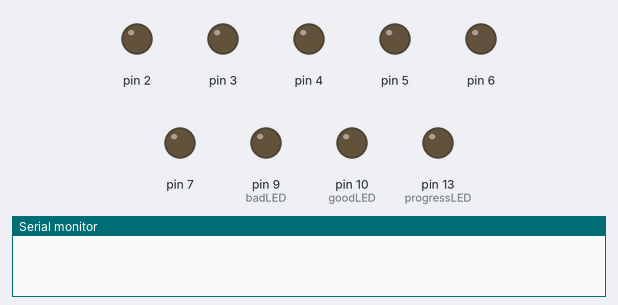
Bench run of a sketch on a simulated Arduino Uno, built with avr-gcc and run on an emulated ATmega328P. Parts: output pins drawn as LEDs (lit = HIGH), the last lines printed to the serial monitor.

Above: at 0.1 s.
At 30.1 s:
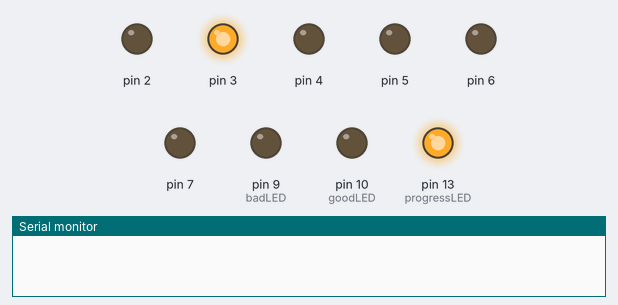
At 32.1 s:
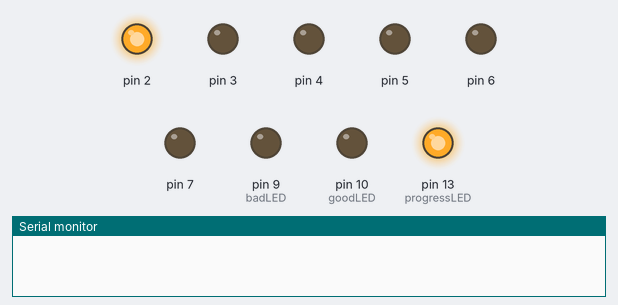
At 35.1 s:
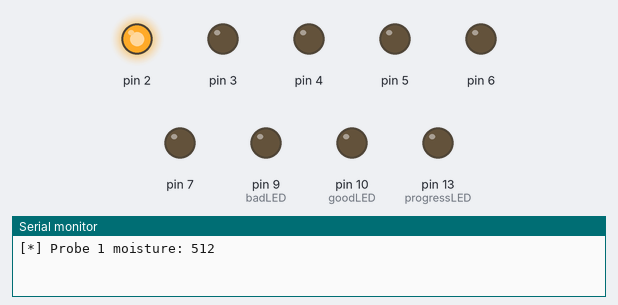
Timing chart, 0 to 36.6 s (numbered marks = the images above):
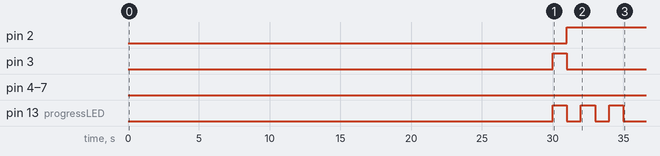

The sketch:

mositure3_all_probes.ino
```cpp
//analog settings
#define p1_input 0
#define p1_div_top 2
#define p1_div_bottom 3
#define p2_input 1
#define p2_div_top 4
#define p2_div_bottom 5
#define p3_input 2
#define p3_div_top 6
#define p3_div_bottom 7
//leds
int progressLED = 13;
int badLED = 9;
int goodLED = 10;
//analog pins
const int probe1 = 0; // Analog pin 0
const int probe2 = 1; // an. pin 2
const int probe3 = 2; // an. pin 3
// reply #7 is where this code comes from
//http://forum.arduino.cc/index.php/topic,37975.0.html
/*


           digital 2---*
                 |
                 \
                 /
                 \ R1
                 /
                 |
                 |
         analog 0----*
                 |
                 |
                 *----> nail 1

                 *----> nail 2
                 |
                 |
                 |
           digital 3---*
*/

//moisture levels
const int air = 0;
const int damp = 250;
const int wet = 300;
//
int moisture; // analogical value obtained from the experiment

int SoilMoisture(int top, int bottom,int probe){
  int reading;
  digitalWrite(progressLED, HIGH);
  //digitalWrite(goodLED, LOW);// clear leds
  //digitalWrite(badLED, LOW);

  // set driver pins to outputs
  pinMode(top,OUTPUT);
  pinMode(bottom,OUTPUT);

  // drive a current through the divider in one direction
  digitalWrite(top,LOW);
  digitalWrite(bottom,HIGH);

  // wait a moment for capacitance effects to settle
  delay(1000);
  digitalWrite(progressLED, LOW);

  // take a reading
  reading=analogRead(probe);

  // reverse the current
  digitalWrite(top,HIGH);
  digitalWrite(bottom,LOW);

  // give as much time in 'reverse' as in 'forward'

  delay(1000);
  digitalWrite(progressLED, HIGH);
  // stop the current
  //digitalWrite(top, LOW);
  digitalWrite(bottom,LOW);
  delay(1000);
  digitalWrite(progressLED, LOW);
  delay(1000);
  digitalWrite(progressLED,HIGH);
  delay(1000);
  digitalWrite(progressLED, LOW);

  return reading;
}

void setup() {
  Serial.begin(9600);
  pinMode(progressLED, OUTPUT);
  pinMode(goodLED, OUTPUT);
  pinMode(badLED,OUTPUT);
}

void loop (void) {
  delay(30000);
  moisture=SoilMoisture(p1_div_top, p1_div_bottom, p1_input); // assign the result of SoilMoisture() to the global variable 'moisture'
  Serial.print("[*] Probe 1 moisture: ");
  Serial.print(moisture); // print the analogical measurement of the experiment
  Serial.println();
  delay(30000);
  moisture=0;
  moisture=SoilMoisture(p2_div_top, p2_div_bottom, p2_input);
  Serial.print("[*] Probe 2 mositure: ");
  Serial.print(moisture);
  Serial.println();
  delay(30000);
  moisture=0;
  moisture=SoilMoisture(p3_div_top, p3_div_bottom, p3_input);
  Serial.print("[*] Probe 3 mositure: ");
  Serial.print(moisture);
  Serial.println();
  delay(2000);
  /*if (moisture >= 300)
  {
    digitalWrite(goodLED, HIGH);
    digitalWrite(badLED, LOW);
    Serial.println("Moisture levels are good.");
    delay(300000);
  }
  else if (moisture = 0)
  {
    digitalWrite(badLED, LOW);
    digitalWrite(goodLED, LOW);
    Serial.println("We arent even in the dirt.. Test not valid.");
    delay(300000);
  }
  else
  {
    digitalWrite(badLED, HIGH);
    digitalWrite(goodLED, LOW);
    Serial.println("Its very dry. Please water me :(");
    delay(300000);
  }*/
}
```

Measured:
- by itself, pin 2: LOW → HIGH at 31.0 s
- by itself, pin 3: LOW → HIGH at 30.0 s, → LOW 1.0 s later
- by itself, pin 13 (progressLED): LOW → HIGH at 30.0 s, → LOW 1.0 s later, → HIGH 1.0 s later, → LOW 1.0 s later, … (6 changes in this stretch)
